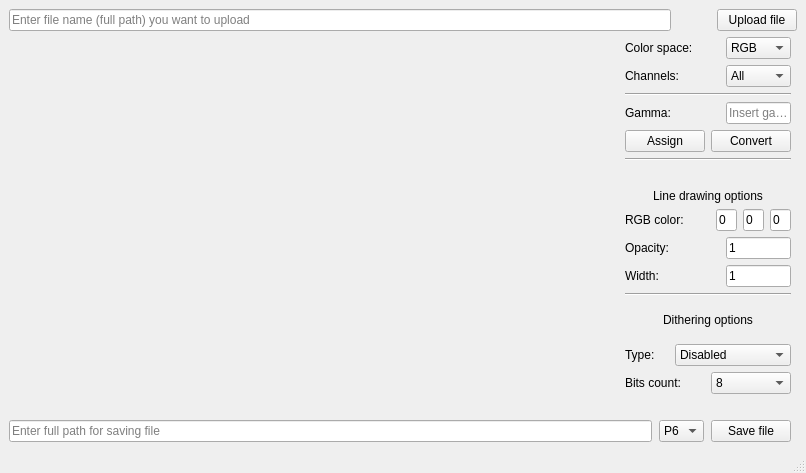
<?xml version="1.0" encoding="UTF-8"?>
<ui version="4.0">
 <class>ImageEditor</class>
 <widget class="QMainWindow" name="ImageEditor">
  <property name="geometry">
   <rect>
    <x>0</x>
    <y>0</y>
    <width>806</width>
    <height>473</height>
   </rect>
  </property>
  <property name="minimumSize">
   <size>
    <width>0</width>
    <height>0</height>
   </size>
  </property>
  <property name="windowTitle">
   <string>ImageEditor</string>
  </property>
  <widget class="QWidget" name="centralwidget">
   <layout class="QGridLayout" name="gridLayout">
    <item row="17" column="0">
     <layout class="QHBoxLayout" name="horizontalLayout_5">
      <property name="spacing">
       <number>7</number>
      </property>
      <item>
       <widget class="QLineEdit" name="lineEdit_2">
        <property name="placeholderText">
         <string>Enter full path for saving file</string>
        </property>
       </widget>
      </item>
      <item>
       <widget class="QComboBox" name="comboBox">
        <property name="sizePolicy">
         <sizepolicy hsizetype="Fixed" vsizetype="Fixed">
          <horstretch>0</horstretch>
          <verstretch>0</verstretch>
         </sizepolicy>
        </property>
        <item>
         <property name="text">
          <string>P6</string>
         </property>
        </item>
        <item>
         <property name="text">
          <string>P5</string>
         </property>
        </item>
       </widget>
      </item>
      <item>
       <widget class="QPushButton" name="pushButton_2">
        <property name="sizePolicy">
         <sizepolicy hsizetype="Fixed" vsizetype="Fixed">
          <horstretch>0</horstretch>
          <verstretch>0</verstretch>
         </sizepolicy>
        </property>
        <property name="text">
         <string>Save file</string>
        </property>
       </widget>
      </item>
     </layout>
    </item>
    <item row="4" column="0">
     <layout class="QHBoxLayout" name="horizontalLayout_7">
      <item>
       <widget class="QLabel" name="label_pic">
        <property name="sizePolicy">
         <sizepolicy hsizetype="Expanding" vsizetype="Expanding">
          <horstretch>0</horstretch>
          <verstretch>0</verstretch>
         </sizepolicy>
        </property>
        <property name="text">
         <string/>
        </property>
        <property name="alignment">
         <set>Qt::AlignLeading|Qt::AlignLeft|Qt::AlignTop</set>
        </property>
       </widget>
      </item>
      <item>
       <layout class="QVBoxLayout" name="verticalLayout">
        <property name="sizeConstraint">
         <enum>QLayout::SetMinimumSize</enum>
        </property>
        <property name="bottomMargin">
         <number>20</number>
        </property>
        <item>
         <layout class="QHBoxLayout" name="horizontalLayout">
          <property name="sizeConstraint">
           <enum>QLayout::SetMinimumSize</enum>
          </property>
          <item>
           <widget class="QLabel" name="label">
            <property name="sizePolicy">
             <sizepolicy hsizetype="Minimum" vsizetype="Fixed">
              <horstretch>0</horstretch>
              <verstretch>0</verstretch>
             </sizepolicy>
            </property>
            <property name="text">
             <string>Color space:</string>
            </property>
            <property name="alignment">
             <set>Qt::AlignLeading|Qt::AlignLeft|Qt::AlignVCenter</set>
            </property>
           </widget>
          </item>
          <item>
           <widget class="QComboBox" name="comboBox_2">
            <property name="sizePolicy">
             <sizepolicy hsizetype="Fixed" vsizetype="Fixed">
              <horstretch>0</horstretch>
              <verstretch>0</verstretch>
             </sizepolicy>
            </property>
            <property name="maximumSize">
             <size>
              <width>65</width>
              <height>16777215</height>
             </size>
            </property>
            <item>
             <property name="text">
              <string>RGB</string>
             </property>
            </item>
            <item>
             <property name="text">
              <string>HSL</string>
             </property>
            </item>
            <item>
             <property name="text">
              <string>HSV</string>
             </property>
            </item>
            <item>
             <property name="text">
              <string>YCbCr.601</string>
             </property>
            </item>
            <item>
             <property name="text">
              <string>YCbCr.709</string>
             </property>
            </item>
            <item>
             <property name="text">
              <string>YCoCg</string>
             </property>
            </item>
            <item>
             <property name="text">
              <string>CMY</string>
             </property>
            </item>
           </widget>
          </item>
         </layout>
        </item>
        <item>
         <layout class="QHBoxLayout" name="horizontalLayout_2">
          <property name="sizeConstraint">
           <enum>QLayout::SetMinimumSize</enum>
          </property>
          <item>
           <widget class="QLabel" name="label_2">
            <property name="sizePolicy">
             <sizepolicy hsizetype="Preferred" vsizetype="Fixed">
              <horstretch>0</horstretch>
              <verstretch>0</verstretch>
             </sizepolicy>
            </property>
            <property name="text">
             <string>Channels:</string>
            </property>
            <property name="alignment">
             <set>Qt::AlignLeading|Qt::AlignLeft|Qt::AlignVCenter</set>
            </property>
           </widget>
          </item>
          <item>
           <widget class="QComboBox" name="comboBox_3">
            <property name="sizePolicy">
             <sizepolicy hsizetype="Fixed" vsizetype="Fixed">
              <horstretch>0</horstretch>
              <verstretch>0</verstretch>
             </sizepolicy>
            </property>
            <property name="maximumSize">
             <size>
              <width>65</width>
              <height>16777215</height>
             </size>
            </property>
            <item>
             <property name="text">
              <string>All</string>
             </property>
            </item>
            <item>
             <property name="text">
              <string>First</string>
             </property>
            </item>
            <item>
             <property name="text">
              <string>Second</string>
             </property>
            </item>
            <item>
             <property name="text">
              <string>Third</string>
             </property>
            </item>
           </widget>
          </item>
         </layout>
        </item>
        <item>
         <layout class="QVBoxLayout" name="verticalLayout_2">
          <property name="sizeConstraint">
           <enum>QLayout::SetMinimumSize</enum>
          </property>
          <property name="bottomMargin">
           <number>0</number>
          </property>
          <item>
           <widget class="Line" name="line_2">
            <property name="orientation">
             <enum>Qt::Horizontal</enum>
            </property>
           </widget>
          </item>
          <item>
           <layout class="QHBoxLayout" name="horizontalLayout_4">
            <property name="sizeConstraint">
             <enum>QLayout::SetMinimumSize</enum>
            </property>
            <item>
             <widget class="QLabel" name="label_3">
              <property name="sizePolicy">
               <sizepolicy hsizetype="Preferred" vsizetype="Fixed">
                <horstretch>0</horstretch>
                <verstretch>0</verstretch>
               </sizepolicy>
              </property>
              <property name="text">
               <string>Gamma:</string>
              </property>
              <property name="alignment">
               <set>Qt::AlignLeading|Qt::AlignLeft|Qt::AlignVCenter</set>
              </property>
             </widget>
            </item>
            <item>
             <widget class="QLineEdit" name="lineEdit_gamma">
              <property name="sizePolicy">
               <sizepolicy hsizetype="Fixed" vsizetype="Fixed">
                <horstretch>0</horstretch>
                <verstretch>0</verstretch>
               </sizepolicy>
              </property>
              <property name="maximumSize">
               <size>
                <width>65</width>
                <height>16777215</height>
               </size>
              </property>
              <property name="text">
               <string/>
              </property>
              <property name="placeholderText">
               <string>Insert gamma</string>
              </property>
             </widget>
            </item>
           </layout>
          </item>
          <item>
           <layout class="QHBoxLayout" name="horizontalLayout_6">
            <property name="sizeConstraint">
             <enum>QLayout::SetMinimumSize</enum>
            </property>
            <item>
             <widget class="QPushButton" name="pushButton_assign_gamma">
              <property name="sizePolicy">
               <sizepolicy hsizetype="Fixed" vsizetype="Fixed">
                <horstretch>0</horstretch>
                <verstretch>0</verstretch>
               </sizepolicy>
              </property>
              <property name="text">
               <string>Assign</string>
              </property>
             </widget>
            </item>
            <item>
             <widget class="QPushButton" name="pushButton_convert_gamma">
              <property name="sizePolicy">
               <sizepolicy hsizetype="Fixed" vsizetype="Fixed">
                <horstretch>0</horstretch>
                <verstretch>0</verstretch>
               </sizepolicy>
              </property>
              <property name="text">
               <string>Convert</string>
              </property>
             </widget>
            </item>
           </layout>
          </item>
         </layout>
        </item>
        <item>
         <widget class="Line" name="line">
          <property name="orientation">
           <enum>Qt::Horizontal</enum>
          </property>
         </widget>
        </item>
        <item>
         <widget class="QLabel" name="label_7">
          <property name="text">
           <string>Line drawing options</string>
          </property>
          <property name="alignment">
           <set>Qt::AlignBottom|Qt::AlignHCenter</set>
          </property>
         </widget>
        </item>
        <item>
         <layout class="QHBoxLayout" name="horizontalLayout_9">
          <property name="topMargin">
           <number>0</number>
          </property>
          <item>
           <widget class="QLabel" name="label_4">
            <property name="text">
             <string>RGB color:</string>
            </property>
           </widget>
          </item>
          <item>
           <widget class="QLineEdit" name="lineEdit_7">
            <property name="sizePolicy">
             <sizepolicy hsizetype="Ignored" vsizetype="Fixed">
              <horstretch>0</horstretch>
              <verstretch>0</verstretch>
             </sizepolicy>
            </property>
            <property name="maximumSize">
             <size>
              <width>21</width>
              <height>16777215</height>
             </size>
            </property>
            <property name="text">
             <string>0</string>
            </property>
           </widget>
          </item>
          <item>
           <widget class="QLineEdit" name="lineEdit_6">
            <property name="sizePolicy">
             <sizepolicy hsizetype="Fixed" vsizetype="Fixed">
              <horstretch>0</horstretch>
              <verstretch>0</verstretch>
             </sizepolicy>
            </property>
            <property name="maximumSize">
             <size>
              <width>21</width>
              <height>16777215</height>
             </size>
            </property>
            <property name="text">
             <string>0</string>
            </property>
           </widget>
          </item>
          <item>
           <widget class="QLineEdit" name="lineEdit_3">
            <property name="sizePolicy">
             <sizepolicy hsizetype="Fixed" vsizetype="Fixed">
              <horstretch>0</horstretch>
              <verstretch>0</verstretch>
             </sizepolicy>
            </property>
            <property name="maximumSize">
             <size>
              <width>21</width>
              <height>16777215</height>
             </size>
            </property>
            <property name="text">
             <string>0</string>
            </property>
           </widget>
          </item>
         </layout>
        </item>
        <item>
         <layout class="QHBoxLayout" name="horizontalLayout_10">
          <property name="topMargin">
           <number>0</number>
          </property>
          <item>
           <widget class="QLabel" name="label_5">
            <property name="text">
             <string>Opacity:</string>
            </property>
           </widget>
          </item>
          <item>
           <widget class="QLineEdit" name="lineEdit_4">
            <property name="sizePolicy">
             <sizepolicy hsizetype="Fixed" vsizetype="Fixed">
              <horstretch>0</horstretch>
              <verstretch>0</verstretch>
             </sizepolicy>
            </property>
            <property name="maximumSize">
             <size>
              <width>65</width>
              <height>16777215</height>
             </size>
            </property>
            <property name="text">
             <string>1</string>
            </property>
           </widget>
          </item>
         </layout>
        </item>
        <item>
         <layout class="QHBoxLayout" name="horizontalLayout_11">
          <property name="topMargin">
           <number>0</number>
          </property>
          <item>
           <widget class="QLabel" name="label_6">
            <property name="text">
             <string>Width:</string>
            </property>
           </widget>
          </item>
          <item>
           <widget class="QLineEdit" name="lineEdit_5">
            <property name="sizePolicy">
             <sizepolicy hsizetype="Fixed" vsizetype="Fixed">
              <horstretch>0</horstretch>
              <verstretch>0</verstretch>
             </sizepolicy>
            </property>
            <property name="maximumSize">
             <size>
              <width>65</width>
              <height>16777215</height>
             </size>
            </property>
            <property name="text">
             <string>1</string>
            </property>
           </widget>
          </item>
         </layout>
        </item>
        <item>
         <widget class="Line" name="line_3">
          <property name="orientation">
           <enum>Qt::Horizontal</enum>
          </property>
         </widget>
        </item>
        <item>
         <widget class="QLabel" name="label_8">
          <property name="text">
           <string>Dithering options</string>
          </property>
          <property name="alignment">
           <set>Qt::AlignCenter</set>
          </property>
         </widget>
        </item>
        <item>
         <layout class="QHBoxLayout" name="horizontalLayout_13">
          <property name="bottomMargin">
           <number>0</number>
          </property>
          <item>
           <widget class="QLabel" name="label_9">
            <property name="text">
             <string>Type:</string>
            </property>
           </widget>
          </item>
          <item>
           <widget class="QComboBox" name="comboBox_4">
            <item>
             <property name="text">
              <string>Disabled</string>
             </property>
            </item>
            <item>
             <property name="text">
              <string>Ordered</string>
             </property>
            </item>
            <item>
             <property name="text">
              <string>Random</string>
             </property>
            </item>
            <item>
             <property name="text">
              <string>Floyd-Stainberg</string>
             </property>
            </item>
            <item>
             <property name="text">
              <string>Atkinson</string>
             </property>
            </item>
           </widget>
          </item>
         </layout>
        </item>
        <item>
         <layout class="QHBoxLayout" name="horizontalLayout_12">
          <property name="bottomMargin">
           <number>0</number>
          </property>
          <item>
           <widget class="QLabel" name="label_10">
            <property name="text">
             <string>Bits count:</string>
            </property>
            <property name="alignment">
             <set>Qt::AlignLeading|Qt::AlignLeft|Qt::AlignVCenter</set>
            </property>
           </widget>
          </item>
          <item>
           <widget class="QComboBox" name="comboBox_5">
            <item>
             <property name="text">
              <string>8</string>
             </property>
            </item>
            <item>
             <property name="text">
              <string>7</string>
             </property>
            </item>
            <item>
             <property name="text">
              <string>6</string>
             </property>
            </item>
            <item>
             <property name="text">
              <string>5</string>
             </property>
            </item>
            <item>
             <property name="text">
              <string>4</string>
             </property>
            </item>
            <item>
             <property name="text">
              <string>3</string>
             </property>
            </item>
            <item>
             <property name="text">
              <string>2</string>
             </property>
            </item>
            <item>
             <property name="text">
              <string>1</string>
             </property>
            </item>
           </widget>
          </item>
         </layout>
        </item>
       </layout>
      </item>
     </layout>
    </item>
    <item row="3" column="0" colspan="2">
     <layout class="QHBoxLayout" name="horizontalLayout_3">
      <item>
       <widget class="QLineEdit" name="lineEdit">
        <property name="placeholderText">
         <string>Enter file name (full path) you want to upload</string>
        </property>
       </widget>
      </item>
      <item>
       <spacer name="horizontalSpacer_4">
        <property name="orientation">
         <enum>Qt::Horizontal</enum>
        </property>
        <property name="sizeType">
         <enum>QSizePolicy::Minimum</enum>
        </property>
        <property name="sizeHint" stdset="0">
         <size>
          <width>40</width>
          <height>20</height>
         </size>
        </property>
       </spacer>
      </item>
      <item>
       <widget class="QPushButton" name="pushButton">
        <property name="sizePolicy">
         <sizepolicy hsizetype="Fixed" vsizetype="Fixed">
          <horstretch>0</horstretch>
          <verstretch>0</verstretch>
         </sizepolicy>
        </property>
        <property name="text">
         <string>Upload file</string>
        </property>
       </widget>
      </item>
     </layout>
    </item>
   </layout>
  </widget>
  <widget class="QMenuBar" name="menubar">
   <property name="geometry">
    <rect>
     <x>0</x>
     <y>0</y>
     <width>806</width>
     <height>21</height>
    </rect>
   </property>
  </widget>
  <widget class="QStatusBar" name="statusbar"/>
 </widget>
 <resources/>
 <connections/>
</ui>
